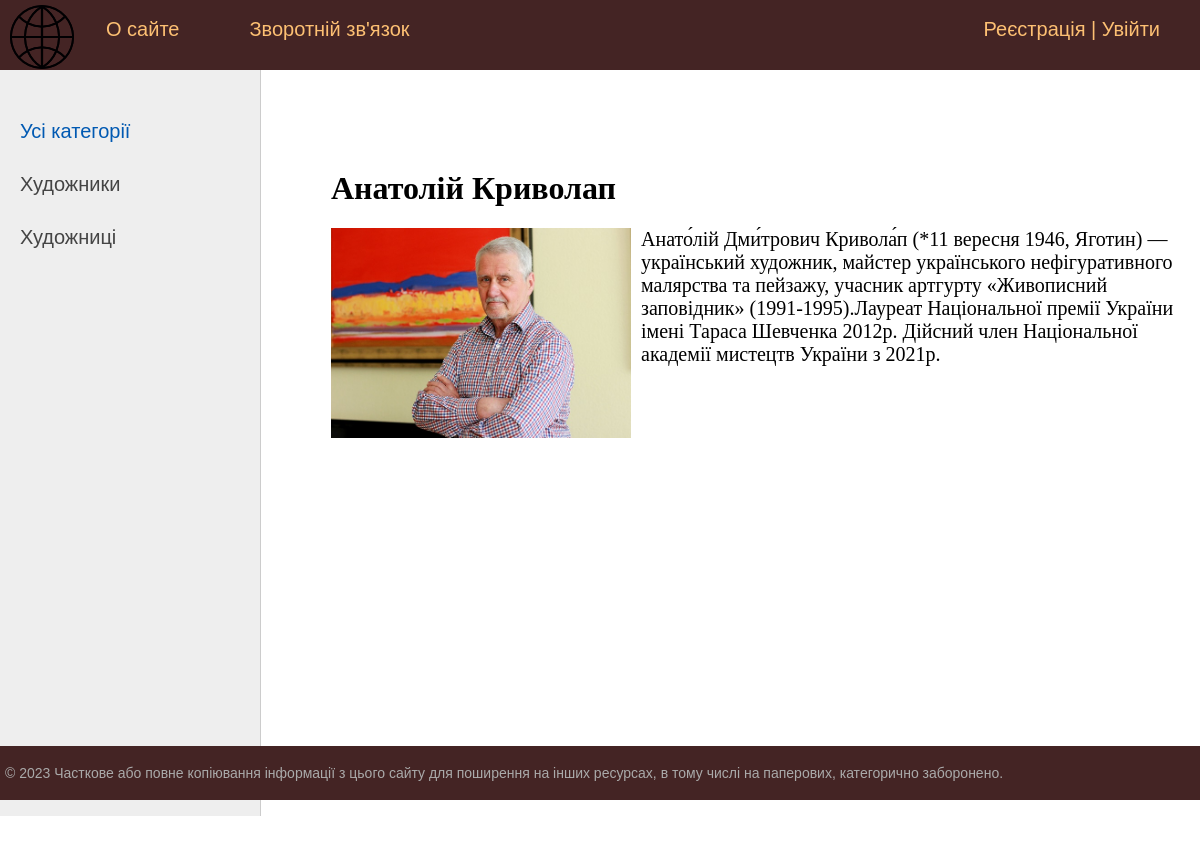
The app's page /post/anatoliy/ with its own data.
### artist/models.py (models this page shows, shortened)
class Category(models.Model):
    name = models.CharField(max_length=100, db_index=True, verbose_name="Категорія")
    slug = models.SlugField(max_length=255, unique=True, db_index=True, verbose_name="URL")
    def get_absolute_url(self):
        return reverse('category', kwargs={'cat_slug': self.slug})
    class Meta:
        verbose_name = 'Категорія'
        verbose_name_plural = 'Категорії'
        ordering = ['id']

class Artist(models.Model):
    title = models.CharField(max_length=255, verbose_name="Заголовок")
    slug = models.SlugField(max_length=255, unique=True, db_index=True, verbose_name="URL")
    content = models.TextField(blank=True, verbose_name="Текст статті")
    photo = models.ImageField(upload_to="photos/%Y/%m/%d/", verbose_name="Фото")
    time_create = models.DateTimeField(auto_now_add=True, verbose_name="Час створення")
    time_update = models.DateTimeField(auto_now=True, verbose_name="Час редакції")
    is_published = models.BooleanField(default=True, verbose_name="Публікація")
    cat = models.ForeignKey('Category', on_delete=models.PROTECT, verbose_name="Категорії")
    def __str__(self):
        return self.title
    class Meta:
        verbose_name = 'Відомі художники'
        verbose_name_plural = 'Відомі художники'
        ordering = ['id']

### artist/views.py (the view)
# urls.py: path('post/<slug:post_slug>/', ShowPost.as_view(), name='post'),
class ShowPost(DataMixin, DetailView):
    model = Artist
    template_name = 'artist/post.html'
    slug_url_kwarg = 'post_slug'
    context_object_name = 'post'
    def get_context_data(self, *, object_list=None, **kwargs):
        context = super().get_context_data(**kwargs)
        c_def = self.get_user_context(title=context['post'])
        return dict(list(context.items()) + list(c_def.items()))

### artist/utils.py (called while the page is built)
    def get_user_context(self, **kwargs):
        context = kwargs
        cats = Category.objects.annotate(Count('artist'))
        user_menu = menu.copy()
        if not self.request.user.is_authenticated:
            user_menu.pop(1)
        context['menu'] = user_menu
        context['cats'] = cats
        if 'cat_selected' not in context:
            context['cat_selected'] = 0
        return context

### artist/templates/artist/post.html
{% extends 'artist/base.html' %}
{% block content %}
<h1>{{post.title}}</h1>
{% if post.photo %}
<p><img class="img-article-left" src="{{post.photo.url}}"></p>
{% endif %}
{{post.content|linebreaks}}
{% endblock %}

### artist/templates/artist/base.html (shortened to what this page needs)
{% load static %}
{% load artist_tags %}
<!DOCTYPE html>
<html>
<head>
	<link type="text/css" href="{% static 'artist/css/stylesd.css' %}" rel="stylesheet" />
</head>
<body>
<table class="table-page" border=0 cellpadding="0" cellspacing="0">
<tr><td valign=top>
{% block mainmenu %}
		<div class="header">
			<ul id="mainmenu" class="mainmenu">
			<li class="logo"><a href="{% url 'home' %}"><div class="logo"></div></a></li>
{% for m in menu %}
			<li><a href="{% url m.url_name %}">{{m.title}}</a></li>
{% endfor %}
				{% if request.user.is_authenticated %}
				<li class="last"> {{user.username}} | <a href="{% url 'logout' %}">Вийти</a></li>
				{% else %}
				<li class="last"><a href="{% url 'register' %}">Реєстрація</a> | <a href="{% url 'login' %}">Увійти</a></li>
				{% endif %}
			</ul>
		</div>
{% endblock mainmenu %}
<table class="table-content" border=0 cellpadding="0" cellspacing="0">
<tr>
	<td valign="top" class="left-chapters">
	<ul id="leftchapters">
{% if cat_selected == 0 %}
		<li class="selected">Усі категорії</li>
{% else %}
		<li><a href="{% url 'home' %}">Усі категорії</a></li>
{% endif %}
    {% for c in cats %}
{% if c.artist__count > 0 %}
	{% if c.pk == cat_selected %}
		<li class="selected">{{c.name}}</li>
	{% else %}
		<li><a href="{{ c.get_absolute_url }}">{{c.name}}</a></li>
	{% endif %}
{% endif %}
{% endfor %}
	</ul>
</td>
<td valign="top" class="content">
	<div class="content-text">
{% block content %}
{% endblock %}
	</div>
</td></tr></table>
</td></tr>
<tr><td valign=top>
	<div id="footer">
		<p>&copy; 2023 Часткове або повне копіювання інформації з цього сайту для поширення на інших ресурсах, в тому числі на паперових, категорично заборонено.</p>
	</div>
</td></tr></table>
</body>
</html>

### artist/static/artist/css/stylesd.css (style rules this page uses)
html, body { font-family: 'Arial'; margin: 0; padding: 0; height: 100%; width: 100%; color: #444; }
a { color: #0059b2; text-decoration: none; }
img { max-width: 600px; height: auto; }
img.img-article-left { max-width: 300px; height: auto; float: left; padding: 0 10px 10px 0; }
.table-page { width: 100%; height: 100%; vertical-align: top; }
.table-page tr { height: 100%; }
.header { background: #442424; height: 70px; }
.logo { background: url('../images/logo.png') no-repeat 10px 5px; width: 76px; height: 70px; }
ul.mainmenu { list-style: none; margin: 0; padding: 0; height: 70px; color: #fdc073; font-size: 20px; overflow: hidden; }
ul.mainmenu li { float: left; margin: 18px 40px 0 30px; }
ul.mainmenu li.logo { margin: 0; }
ul.mainmenu li.last { float: right; }
ul.mainmenu li a { color: #fdc073; text-decoration: none; }
.table-content { width: 100%; min-height: 100%; height: 100%; }
.left-chapters { margin: 0; background: #eee; border-right: 1px solid #ccc; min-height: 100%; }
.left-chapters ul { width: 230px; min-height: 100%; margin: 0; padding: 20px 10px 10px 20px; list-style: none; font-size: 20px; }
.left-chapters ul li { margin: 30px 0 0 0; color: #999; }
.left-chapters ul li.selected { color: #0059b2; }
.left-chapters ul li a { color: #444; text-decoration: none; }
.content { padding: 40px 20px 20px 40px; width: 100%; box-sizing: border-box; }
.content-text { margin: 60px 0 0 30px; color: #000; font-size: 20px; font-family: Yandex Sans Display Light; }
.content-text h1 { font-size: 32px; }
#footer { box-sizing: border-box; background: #442424; padding: 5px; color: #aaa; font-size: 14px; font-family: Verdana, Geneva, Arial, Helvetica; text-align: left; overflow: hidden; }

### records on screen
Category: name "Художники"
Category: name "Художниці"
Artist: title "Анатолій Криволап", photo (picture), content "Анато́лій Дми́трович Кривола́п (*11 вересня 1946, Яготин) — український художник, майстер українського нефігуративного малярства та пейзажу, учасник артгурту «Живописний заповідник» (1991-1995).Лауреат Національної премії України імені Тараса Шевченка 2012р. Дійсний член Національної академії мистецтв України з 2021р."

### other values on screen
{{ m.title }} "О сайте" "Зворотній зв'язок"
